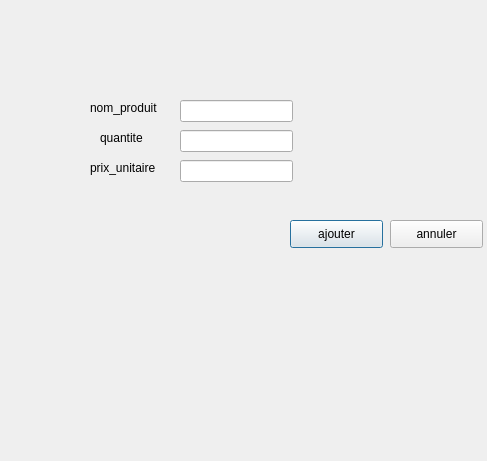
<?xml version="1.0" encoding="UTF-8"?>
<ui version="4.0">
 <class>Dialog</class>
 <widget class="QDialog" name="Dialog">
  <property name="geometry">
   <rect>
    <x>0</x>
    <y>0</y>
    <width>487</width>
    <height>461</height>
   </rect>
  </property>
  <property name="windowTitle">
   <string>Dialog</string>
  </property>
  <widget class="QLabel" name="label">
   <property name="geometry">
    <rect>
     <x>90</x>
     <y>100</y>
     <width>81</width>
     <height>16</height>
    </rect>
   </property>
   <property name="text">
    <string>nom_produit</string>
   </property>
  </widget>
  <widget class="QLabel" name="label_2">
   <property name="geometry">
    <rect>
     <x>100</x>
     <y>130</y>
     <width>56</width>
     <height>16</height>
    </rect>
   </property>
   <property name="text">
    <string>quantite</string>
   </property>
  </widget>
  <widget class="QLabel" name="label_3">
   <property name="geometry">
    <rect>
     <x>90</x>
     <y>160</y>
     <width>71</width>
     <height>16</height>
    </rect>
   </property>
   <property name="text">
    <string>prix_unitaire</string>
   </property>
  </widget>
  <widget class="QLineEdit" name="lineEdit">
   <property name="geometry">
    <rect>
     <x>180</x>
     <y>100</y>
     <width>113</width>
     <height>22</height>
    </rect>
   </property>
  </widget>
  <widget class="QLineEdit" name="lineEdit_2">
   <property name="geometry">
    <rect>
     <x>180</x>
     <y>130</y>
     <width>113</width>
     <height>22</height>
    </rect>
   </property>
  </widget>
  <widget class="QLineEdit" name="lineEdit_3">
   <property name="geometry">
    <rect>
     <x>180</x>
     <y>160</y>
     <width>113</width>
     <height>22</height>
    </rect>
   </property>
  </widget>
  <widget class="QPushButton" name="pushButton">
   <property name="geometry">
    <rect>
     <x>290</x>
     <y>220</y>
     <width>93</width>
     <height>28</height>
    </rect>
   </property>
   <property name="text">
    <string>ajouter</string>
   </property>
  </widget>
  <widget class="QPushButton" name="pushButton_2">
   <property name="geometry">
    <rect>
     <x>390</x>
     <y>220</y>
     <width>93</width>
     <height>28</height>
    </rect>
   </property>
   <property name="text">
    <string>annuler</string>
   </property>
  </widget>
 </widget>
 <resources/>
 <connections/>
</ui>
